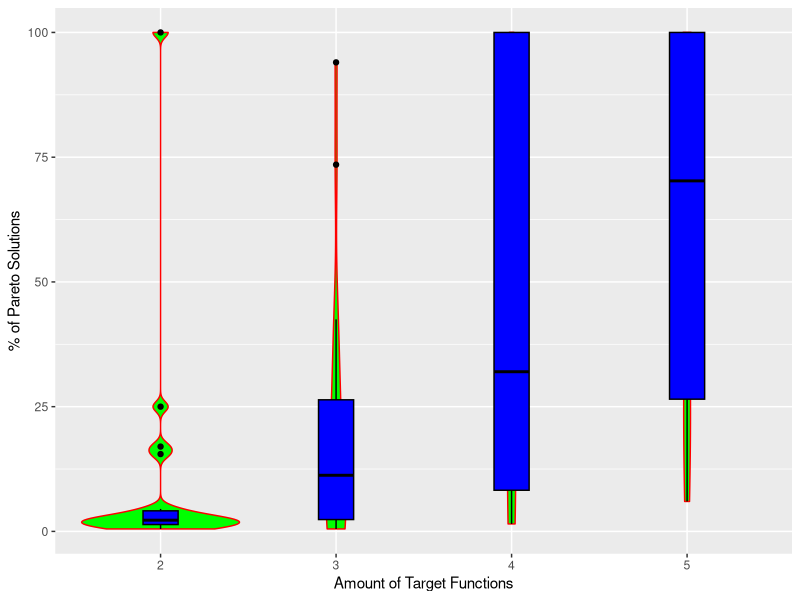

This figure's R source:
expresions <- function(maxdeg, varcount, termcount) {
  f <- data.frame(variable=integer(), coef=integer(), degree=integer())
  for (t in 1:termcount) {
    var <- sample(1:varcount, 1)
    deg <- sample(0:maxdeg, 1)
    f <-  rbind(f, c(var, runif(1), deg))
  }
  names(f) <- c("variable", "coef", "degree")
  return(f)
}

evaluation <- function(pol, vars) {
  value <- 0.0
  terms = dim(pol)[1]
  for (t in 1:terms) {
    term <- pol[t,]
    value <-  value + term$coef * vars[term$variable]^term$degree
  }
  return(value)
}

domin.by <- function(target, challenger) {
  if (sum(challenger < target) > 0) {
    return(FALSE) 
  } 
  return(sum(challenger > target) > 0)
}

df = data.frame()
vc <- 3
md <- 2
tc <- 4
funciones <- c(2, 3, 4, 5) 
obj <- list()
k = 0

for (j in funciones){
  k = j
  for (replica in 1:20){
    for (i in 1:k) {
      obj[[i]] <- expresions(md, vc, tc)
    }
    minim <- (runif(k) > 0.5)
    sign <- (1 + -2 * minim) 
    n <- 200
    sol <- matrix(runif(vc * n), nrow=n, ncol=vc)
    val <- matrix(rep(NA, k * n), nrow=n, ncol=k)
    for (i in 1:n) { 
      for (j in 1:k) { 
        val[i, j] <- evaluation(obj[[j]], sol[i,])
      }
    }
    mejor1 <- which.max(sign[1] * val[,1])
    mejor2 <- which.max(sign[2] * val[,2])
    cual <- c("max", "min")
    no.dom <- logical() 
    dominadores <- integer()
    for (i in 1:n) { 
      d <- logical() 
      for (j in 1:n) { 
        d <- c(d, domin.by(sign * val[i,], sign * val[j,]))
      }
      cuantos <- sum(d)
      dominadores <- c(dominadores, cuantos)
      no.dom <- c(no.dom, sum(d) == 0) 
    }
    frente <- subset(val, no.dom) 
    porcentaje = (length(frente[,1])/n)*100
    resultado = c(k, replica, porcentaje)
    df = rbind(df, resultado)
    names(df) = c("k", "Replica", "Porcentaje")
  }
}

library(ggplot2)
data <- data.frame(pos=rep(0, n), dom=dominadores)
df$k = as.factor(df$k)
png("p11_violin.png", width=15, height=15, units="cm", res=1200)
gr <- ggplot(df, aes(x=k, y=Porcentaje)) + geom_violin(fill="green", color="red")
gr + geom_boxplot(width=0.2, fill="blue", color="black", lwd=0.5) +
  labs(x = "Amount of Target Functions", y = "% of Pareto Solutions")
graphics.off()
